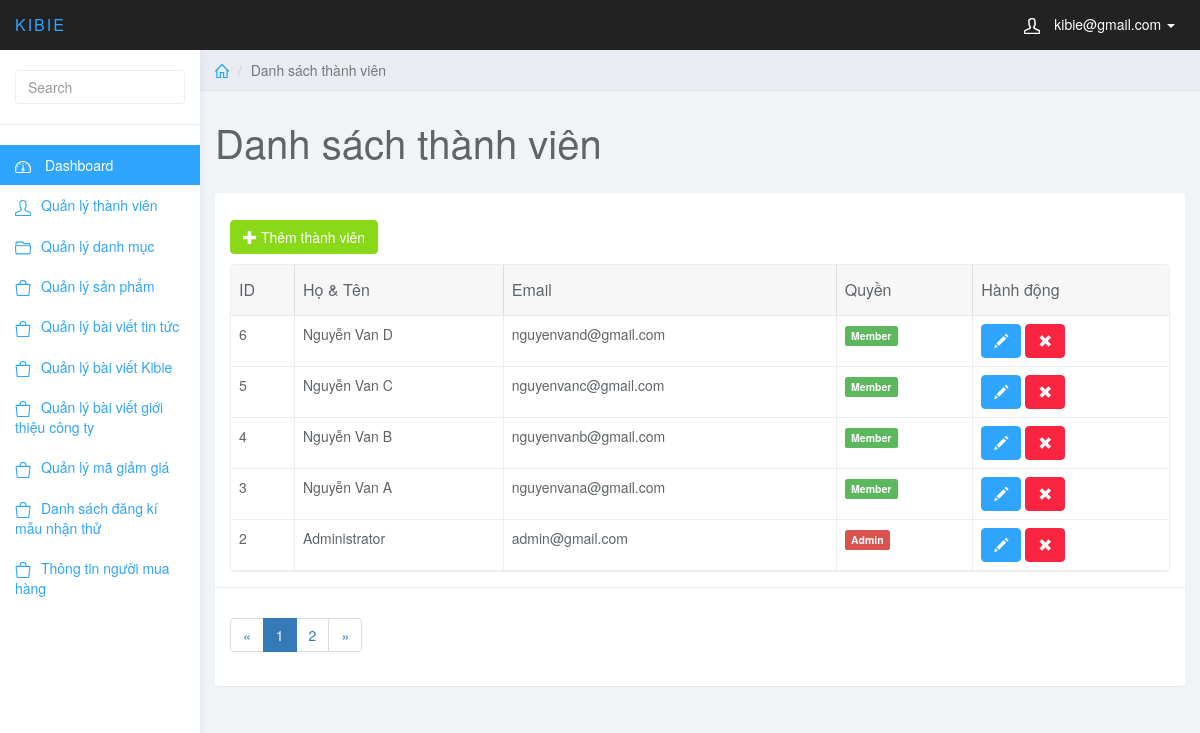
Page /admin/index.php?page_layout=user (signed in) on the committed database.
### tables this page shows
CREATE TABLE `user` (
  `user_id` int(11) NOT NULL,
  `user_full` varchar(255) NOT NULL,
  `user_mail` varchar(255) NOT NULL,
  `user_pass` varchar(255) NOT NULL,
  `user_level` int(1) NOT NULL
);

### admin/user.php (the view, shortened to what this page needs)
<?php
if (isset($_GET['page'])) {
    $page = $_GET['page'];
} else {
    $page = 1;
}
$rows_per_page = 5;
$per_row = $page * $rows_per_page - $rows_per_page;
$total_rows = mysqli_num_rows(mysqli_query($conn, "SELECT * FROM user"));
$total_pages = ceil($total_rows / $rows_per_page);
$list_pages = '';
$page_prev = $page - 1;
if ($page_prev <= 0) {
    $page_prev = 1;
}
$list_pages .= '<li class="page-item"><a class="page-link" href="index.php?page_layout=user&page=' . $page_prev . '">&laquo;</a></li>';
for ($i = 1; $i <= $total_pages; $i++) {
    if ($i == $page) {
        $active = 'active';
    } else {
        $active = '';
    }
    $list_pages .= '<li class="page-item ' . $active . '"><a class="page-link" href="index.php?page_layout=user&page=' . $i . '">' . $i . '</a></li>';
}
$page_next = $page + 1;
$list_pages .= '<li class="page-item"><a class="page-link" href="index.php?page_layout=user&page=' . $page_next . '">&raquo;</a></li>';
?>
<div class="col-sm-9 col-sm-offset-3 col-lg-10 col-lg-offset-2 main">
    <div class="row">
        <ol class="breadcrumb">
            <li><a href="#"><svg class="glyph stroked home">
                        <use xlink:href="#stroked-home"></use>
                    </svg></a></li>
            <li class="active">Danh sách thành viên</li>
        </ol>
    </div>
    <div class="row">
        <div class="col-lg-12">
            <h1 class="page-header">Danh sách thành viên</h1>
        </div>
    </div>
    <div id="toolbar" class="btn-group">
        <a href="index.php?page_layout=add_user" class="btn btn-success">
            <i class="glyphicon glyphicon-plus"></i> Thêm thành viên
        </a>
    </div>
    <div class="row">
        <div class="col-lg-12">
            <div class="panel panel-default">
                <div class="panel-body">
                    <table data-toolbar="#toolbar" data-toggle="table">
                        <thead>
                            <tr>
                                <th data-field="id" data-sortable="true">ID</th>
                                <th data-field="name" data-sortable="true">Họ & Tên</th>
                                <th data-field="price" data-sortable="true">Email</th>
                                <th>Quyền</th>
                                <th>Hành động</th>
                            </tr>
                        </thead>
                        <tbody>
                            <?php
                            $sql = "SELECT * FROM user
								ORDER BY user_id DESC LIMIT $per_row, $rows_per_page";
                            $query = mysqli_query($conn, $sql);
                            while ($row = mysqli_fetch_array($query)) {
                            ?>
                                <tr>
                                    <td style=""><?php echo $row['user_id']; ?></td>
                                    <td style=""><?php echo $row['user_full']; ?></td>
                                    <td style=""><?php echo $row['user_mail']; ?></td>
                                    <td><span class="label <?php if ($row['user_level'] == 1) {
                                                                echo 'label-danger';
                                                            } else {
                                                                echo 'label-success';
                                                            } ?>"><?php if ($row['user_level'] == 1) {
                                                                        echo 'Admin';
                                                                    } else {
                                                                        echo 'Member';
                                                                    } ?></span></td>
                                    <td class="form-group">
                                        <a href="index.php?page_layout=edit_user&user_id=<?php echo $row['user_id']; ?>" class="btn btn-primary"><i class="glyphicon glyphicon-pencil"></i></a>
                                        <a onclick="return thongbao();" href="del_user.php?user_id=<?php echo $row['user_id']; ?>" class="btn btn-danger"><i class="glyphicon glyphicon-remove"></i></a>
                                    </td>
                                </tr>
                            <?php
                            }
                            ?>
                        </tbody>
                    </table>
                </div>
                <div class="panel-footer">
                    <nav aria-label="Page navigation example">
                        <ul class="pagination">
                            <?php echo $list_pages; ?>
                        </ul>
                    </nav>
                </div>
            </div>
        </div>
    </div>
</div>

### admin/css/styles.css (style rules this page uses)
body { background: #f1f4f7; padding-top: 50px; color: #5f6468; }
a, a:hover, a:focus { color: #30a5ff; }
h1, h2, h3, h4, h5, h6 { color: #5f6468; }
h1 { font-weight: 300; font-size: 40px; }
.btn-primary, .btn-primary:hover, .btn-primary:focus, .btn-primary:active, .btn-primary.active, .open > .dropdown-toggle.btn-primary, .btn-primary.disabled, .btn-primary[disabled], fieldset[disabled] .btn-primary, .btn-primary.disabled:hover, .btn-primary[disabled]:hover, fieldset[disabled] .btn-primary:hover, .btn-primary.disabled:focus, .btn-primary[disabled]:focus, fieldset[disabled] .btn-primary:focus, .btn-primary.disabled:active, .btn-primary[disabled]:active, fieldset[disabled] .btn-primary:active, .btn-primary.disabled.active, .btn-primary[disabled].active, fieldset[disabled] .btn-primary.active { background-color: #30a5ff; border-color: #30a5ff; }
.btn-success, .btn-success:hover, .btn-success:focus, .btn-success:active, .btn-success.active, .open > .dropdown-toggle.btn-success, .btn-success.disabled, .btn-success[disabled], fieldset[disabled] .btn-success, .btn-success.disabled:hover, .btn-success[disabled]:hover, fieldset[disabled] .btn-success:hover, .btn-success.disabled:focus, .btn-success[disabled]:focus, fieldset[disabled] .btn-success:focus, .btn-success.disabled:active, .btn-success[disabled]:active, fieldset[disabled] .btn-success:active, .btn-success.disabled.active, .btn-success[disabled].active, fieldset[disabled] .btn-success.active { background-color: #8ad919; border-color: #8ad919; }
.btn-danger, .btn-danger:hover, .btn-danger:focus, .btn-danger:active, .btn-danger.active, .open > .dropdown-toggle.btn-danger, .btn-danger.disabled, .btn-danger[disabled], fieldset[disabled] .btn-danger, .btn-danger.disabled:hover, .btn-danger[disabled]:hover, fieldset[disabled] .btn-danger:hover, .btn-danger.disabled:focus, .btn-danger[disabled]:focus, fieldset[disabled] .btn-danger:focus, .btn-danger.disabled:active, .btn-danger[disabled]:active, fieldset[disabled] .btn-danger:active, .btn-danger.disabled.active, .btn-danger[disabled].active, fieldset[disabled] .btn-danger.active { background-color: #f9243f; border-color: #f9243f; }
.panel { border: 0; }
.panel-footer { background: #fff; border-top: 1px solid #eee; }
.breadcrumb { border-radius: 0; padding: 10px 15px; background: #e9ecf2; box-shadow: 0 1px 1px rgba(0, 0, 0, .05); margin: 0 ; }
h1.page-header { margin-top: 30px; border-bottom: 0; }
.table { background: #fff; }
.breadcrumb .glyph { height: 14px; width: 14px; margin: -2px 0 0 0; stroke-width: 4px; }

### rows in the picture
user: user_id "6", user_full "Nguyễn Van D", user_mail "nguyenvand@gmail.com", user_level "Member"
user: user_id "5", user_full "Nguyễn Van C", user_mail "nguyenvanc@gmail.com", user_level "Member"
user: user_id "4", user_full "Nguyễn Van B", user_mail "nguyenvanb@gmail.com", user_level "Member"
user: user_id "3", user_full "Nguyễn Van A", user_mail "nguyenvana@gmail.com", user_level "Member"
user: user_id "2", user_full "Administrator", user_mail "admin@gmail.com", user_level "Admin"

### other values in the picture
$_SESSION['mail'] "kibie@gmail.com"
